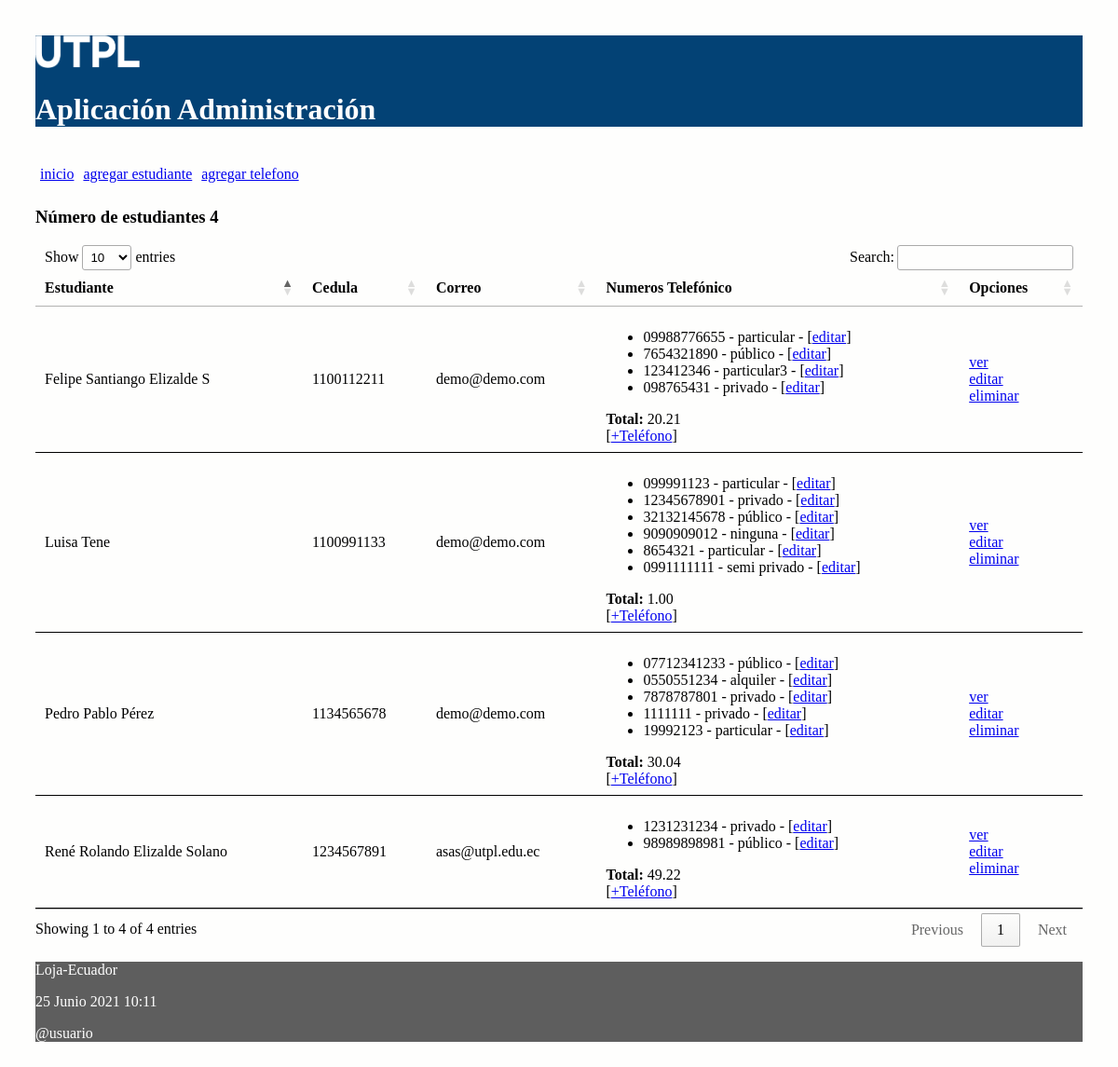
The page / on the database its author committed.
### administrativo/models.py (models this page shows, shortened)
class Estudiante(models.Model):
    nombre = models.CharField(max_length=30)
    apellido = models.CharField(max_length=30)
    cedula = models.CharField(max_length=30, unique=True)
    correo = models.EmailField()
    def obtener_costo_telefonos(self):
        valor = [t.costo_plan for t in self.numeros_telefonicos.all()]
        valor = sum(valor)
        return valor

class NumeroTelefonico(models.Model):
    telefono = models.CharField(max_length=100)
    tipo = models.CharField(max_length=100)
    costo_plan = models.DecimalField(max_digits=100, decimal_places=2)
    estudiante = models.ForeignKey(Estudiante, on_delete=models.CASCADE,
            related_name="numeros_telefonicos")

### administrativo/views.py (the view)
# urls.py: path('', views.index, name='index'),
def index(request):
    estudiantes = Estudiante.objects.all()
    informacion_template = {'estudiantes': estudiantes, 'numero_estudiantes': len(estudiantes)}
    return render(request, 'index.html', informacion_template)

### administrativo/templates/index.html (shortened to what this page needs)
{% extends "master.html" %}
{% block content %}
<h3>Número de estudiantes {{ numero_estudiantes }}</h3>
<table id="tabla_datos">
  <thead>
    <tr>
      <th>Estudiante</th>
      <th>Cedula</th>
      <th>Correo</th>
      <th>Numeros Telefónico </th>
      <th>Opciones</th>
    </tr>
  </thead>
  {% for e in estudiantes %}
  <tr>
    <td> {{e.nombre}} {{e.apellido}}</td>
    <td> {{e.cedula}}</td>
    <td> {{e.correo}}</td>
    <td>
      <ul>
        {% for t in e.numeros_telefonicos.all %}
          <li>
            <span>{{t.telefono}} - {{t.tipo}} - [<a href="{% url 'editar_numero_telefonico' t.id %}">editar</a>] </span>
          </li>
        {% endfor %}
      </ul>
        <span><b>Total:</b> {{ e.obtener_costo_telefonos }}</span>
        <br>[<a href="{% url 'crear_numero_telefonico_estudiante' e.id%}">+Teléfono</a>]
    </td>
    <td> <a href="{% url 'obtener_estudiante' e.id %}">ver</a> <br>
      <a href="{% url 'editar_estudiante' e.id %}">editar</a> <br>
      <a href="{% url 'eliminar_estudiante' e.id %}"
      onclick="return confirm('¿Está seguro de la eliminación?')" >
      eliminar</a>
    </td>
  </tr>
  {% endfor %}
</table>
{% endblock %}

### administrativo/templates/master.html (shortened to what this page needs)
<!DOCTYPE html>
<html>
  <head>
    {% load static %}
    <link rel="stylesheet" type="text/css" href="{% static 'css/estilos.css' %}">
    <link rel="stylesheet" type="text/css" href="https://cdn.datatables.net/1.10.25/css/jquery.dataTables.min.css">
  </head>
  <body>
  <header>
    <img src="{% static 'images/logo.png' %}" height="10%" width="10%" alt="My image">
    <h1>Aplicación Administración </h1>
    <nav class="top_menu">
      <ul>
        <li><a href="{% url 'index' %}">inicio</a></li>
        <li><a href="{% url 'crear_estudiante' %}">agregar estudiante</a></li>
        <li><a href="{% url 'crear_numero_telefonico' %}">agregar telefono</a></li>
      </ul>
    </nav>
  </header>
  <section>
      {% block content %}{% endblock %}
  </section>
  {% include 'footer.html' %}
  </body>
</html>

### administrativo/templates/footer.html
<footer>
      <p>Loja-Ecuador</p>
      <p>{% now "j F Y H:i" %}</p>
      <p>@usuario</p>
</footer>

### administrativo/static/css/estilos.css (style rules this page uses)
body { background: #FEFEFD; padding: 30px; }
header { background: #034275; color: #FFF; }
section { width: 100%; }
th, td { padding: 15px; border-bottom: 1px solid black; }
.top_menu ul { list-style:none; float:left; padding: 5px; width:95%; }
.top_menu ul li { float:left; margin-right:10px; margin-bottom:5px; text: #FFF; }
footer { background: #5E5E5E; color: #FFF; }

### rows shown on the page
Estudiante: nombre "Luisa", apellido "Tene", cedula "1100991133", correo "demo@demo.com", obtener_costo_telefonos "1.00"
NumeroTelefonico: telefono "099991123", tipo "particular"
NumeroTelefonico: telefono "12345678901", tipo "privado"
NumeroTelefonico: telefono "32132145678", tipo "público"
NumeroTelefonico: telefono "9090909012", tipo "ninguna"
NumeroTelefonico: telefono "8654321", tipo "particular"
NumeroTelefonico: telefono "0991111111", tipo "semi privado"
Estudiante: nombre "Pedro Pablo", apellido "Pérez", cedula "1134565678", correo "demo@demo.com", obtener_costo_telefonos "30.04"
NumeroTelefonico: telefono "07712341233", tipo "público"
NumeroTelefonico: telefono "0550551234", tipo "alquiler"
NumeroTelefonico: telefono "7878787801", tipo "privado"
NumeroTelefonico: telefono "1111111", tipo "privado"
NumeroTelefonico: telefono "19992123", tipo "particular"
Estudiante: nombre "Felipe Santiango", apellido "Elizalde S", cedula "1100112211", correo "demo@demo.com", obtener_costo_telefonos "20.21"
NumeroTelefonico: telefono "09988776655", tipo "particular"
NumeroTelefonico: telefono "7654321890", tipo "público"
NumeroTelefonico: telefono "123412346", tipo "particular3"
NumeroTelefonico: telefono "098765431", tipo "privado"
Estudiante: nombre "René Rolando", apellido "Elizalde Solano", cedula "1234567891", correo "asas@utpl.edu.ec", obtener_costo_telefonos "49.22"
NumeroTelefonico: telefono "1231231234", tipo "privado"
NumeroTelefonico: telefono "98989898981", tipo "público"

### other values the page prints
{{ numero_estudiantes }} "4"
